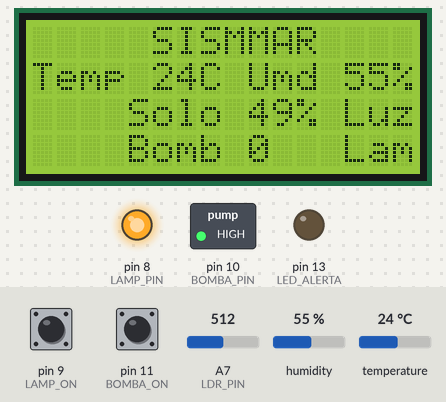
A sketch run on a simulated Arduino Nano, built with avr-gcc and run on an emulated ATmega328P. Shown: 16×4 character LCD, switched loads named in the sketch (green lamp = pin HIGH), output pins drawn as LEDs (lit = HIGH). Dashed ring = blinking. The inputs (shaded band) are chosen by the test bench; at power-on: pin 11 (BOMBA_ON) HIGH, pin 9 (LAMP_ON) HIGH, A7 (LDR_PIN) = 512, humidity 55 %, temperature 24 °C. Pins used as bus, display or sensor lines are not drawn; what the sketch prints to the serial monitor is not drawn.

Above: at 2.7 s.
2.8 s: pin 11 (BOMBA_ON) pulled LOW for 1 s
At 4.3 s:
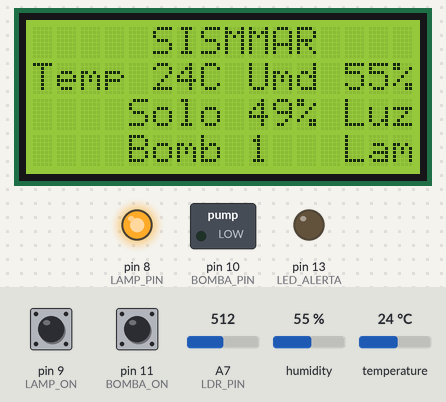
5.3 s: pin 9 (LAMP_ON) pulled LOW for 1 s
At 5.63 s:
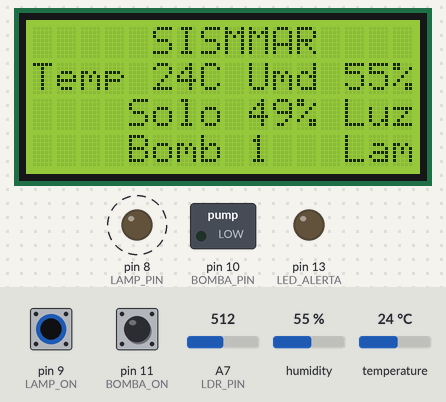
7.8 s: pin 9 (LAMP_ON) pulled LOW for 0.15 s
At 8.7 s:
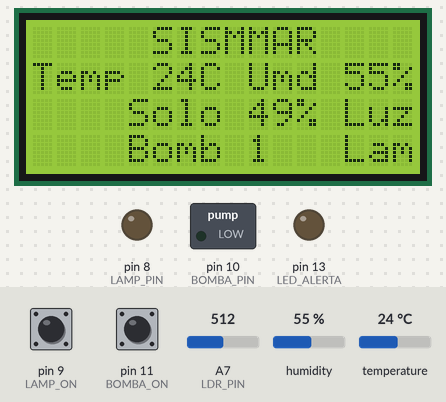
9.5 s: pin 11 (BOMBA_ON) pulled LOW for 0.15 s
At 10.3 s:
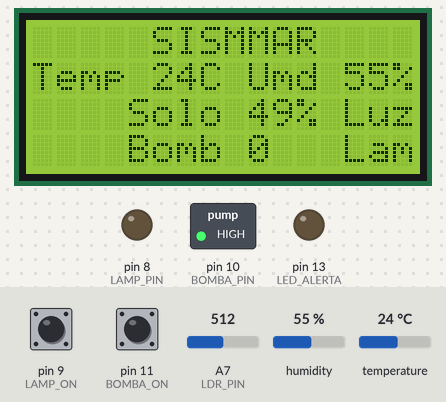
11.1 s: pin 11 (BOMBA_ON) pulled LOW for 3.2 s
At 11.57 s:
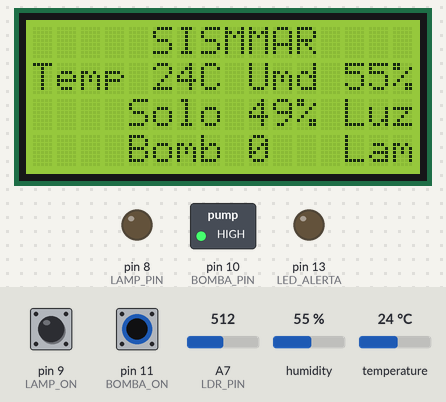
Timing chart, 0 to 15.7 s (numbered marks = the images above; inputs shaded):
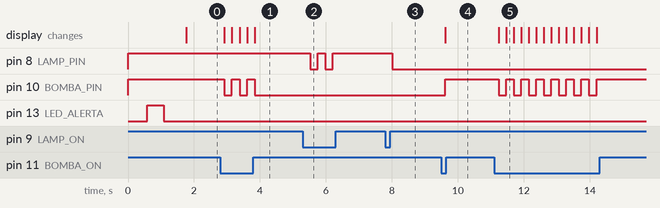

The sketch:

SISMMAR-5-Estacao-Local-Teste.ino
```cpp
/****************************************************************
 * Estação LOcal - Sensores e Atuadores
 *       Sesor DHT11 sensor (Pino D5) para ler temperatura e umidade do ar
 *       LDR (Pino A7) usado como sensor de luminisidade => 0% (escuridão) a 100% (claridade)
 *       Sensor de Unidade de Sol em % (Pino A0). VCC conectado no Pino D7 e GND no D6
 *       Atuadores: Bomba/LED Vermelho (Pino 10) e Lampada (Pino D8)
 *       2 botões para ativação local da bomba (Pino D11) e da Lampada (Pino D9)
 *       I2C LCD 16x4 para monitoramento local (SDA => Pino A4 e SCL => Pino A5)
 * Denisson Silva - 15 de março de 2021
 ****************************************************************/

//Biblioteca Sensor DHT
#include <DHT.h>

//Bibliotecas do LCD I2C
#include <Wire.h>
#include <LiquidCrystal_I2C.h>

//Definição dos sensores
#define DHTPIN 5          //Pino de dados DHT conectado ao pino 5 do Arduino
#define DHTTYPE DHT11     //DHT 11 (se o seu sensor for o DHT 22 use #define DHTTYPE DHT22)
#define LDR_PIN A7        //usado para entrada do sensor de luminosidade
#define UMD_SOLO_PIN A0   //usado para entrada do sensor de umidade do solo
#define SUS_VCC 7         //usado para Fonte de Alimentação(VCC)do sensor de umidade do solo
#define SUS_GND 6         //usado para terra (GND)do sensor de umidade do solo

//Atuadores: Botões e LEDs
#define BOMBA_ON 11   //push-button
#define BOMBA_PIN 10
#define LAMP_ON 9     //push-button
#define LAMP_PIN 8
#define LED_ALERTA 13 //LED de alerta

//Variáveis usadas pelos sensores
int tempDHT;
int umdDHT;
int lumin;
int umdSolo;

//Variáveis usadas pelos Atuadores
boolean bombaStatus = 0;
boolean lampStatus = 0;

//Variáveis usadas como temporizadores
long intervaloTempo = 300; //Define o intervalo de tempo em segundos ( 5 min) para ler os sensores
long inicioTempo = 0;
long tempoDecorrido = 0;

//Inicializa o sensor DHT
DHT dht(DHTPIN, DHTTYPE);
//Initializa LCD I2C
LiquidCrystal_I2C lcd(0x27,2,1,0,4,5,6,7,3, POSITIVE); //Define o endereço do LCD para 0x27, display de 16x4
                                                       //Use scanner I2C para confirmar o endereço
void setup(){
    pinMode(BOMBA_PIN, OUTPUT);
    pinMode(LAMP_PIN, OUTPUT);
    pinMode(LED_ALERTA, OUTPUT);
    pinMode(BOMBA_ON, INPUT_PULLUP); //push-button
    pinMode(LAMP_ON, INPUT_PULLUP); //push-button
    pinMode(SUS_VCC,OUTPUT);
    pinMode(SUS_GND,OUTPUT);
    digitalWrite(BOMBA_PIN, HIGH);
    digitalWrite(LAMP_PIN, HIGH);
    Serial.begin(9600);
    Serial.println("ArduFarmBot Local Station Test");
    dht.begin();
    lcd.begin(16,4);
    lerSensores(); //Leitura inicial
    inicioTempo = millis(); //Inicia o relógio do programa
}

void loop(){
    //Inicia contador de tempo para medições
    tempoDecorrido = millis() - inicioTempo;
    lerCmdoLocal(); //Lê o status do botão local
    printDadosLCD();
    if (tempoDecorrido > (intervaloTempo*1000)){
        lerSensores();
        printDadosMonSerial();
        inicioTempo = millis();
    }
}

/****************************************************************
* Lê os comandos locais (os botões Bomba e Lâmpada são normalmente "HIGH")
****************************************************************/
void lerCmdoLocal(){
    int digiValor = debounce(BOMBA_ON);
    if (!digiValor){
        bombaStatus = !bombaStatus;
        printDadosLCD();
        aplicaCmdo();
    }
    digiValor = debounce(LAMP_ON);
    if (!digiValor){
        lampStatus = !lampStatus;
        printDadosLCD();
        aplicaCmdo();
    }
}

/***************************************************
* Recebe os comandos e ações dos atuadores
****************************************************/
void aplicaCmdo(){
    if (bombaStatus == 0)
        digitalWrite(BOMBA_PIN, HIGH);
    if (bombaStatus == 1)
        digitalWrite(BOMBA_PIN, LOW);
    if (lampStatus == 0)
        digitalWrite(LAMP_PIN, HIGH);
    if (lampStatus == 1)
        digitalWrite(LAMP_PIN, LOW);
}

/***************************************************
* Lê os dados captados pelos sensores
****************************************************/
void lerSensores(void){
    tempDHT = dht.readTemperature();   //Lê os valores de temperatura e umidade do sensor DHT
    umdDHT = dht.readHumidity();
    lumin = capLumin(LDR_PIN);
    umdSolo = capUmdSolo();
}

/***************************************************
* Captura dados de luminosidade, 0% escuro total a 100% luz total
****************************************************/
int capLumin(int analogPin){
    int analogValor = 0;
    for(int i = 0; i < 10; i++){ //Lê o sensor 10 vezes para obter a média aritmetica
        analogValor += analogRead(analogPin);
        delay(50);
    }
    analogValor = analogValor/10; //Luz abaixo de 300: Escuro. Acima de 800: Claro.
    analogValor = map(analogValor, 1023, 0, 0, 100); //LDR escuro: 0% => claro: 100%
    return analogValor;
}

/***************************************************
* Captura dados do sensor de umidade do solo
****************************************************/
int capUmdSolo(){
    int i = 0;
    int analogValor = 0;
    for(i = 0; i < 1; i++){ //Leia o sensor "i" vezes e obter a média aritmetica
        digitalWrite(LED_ALERTA, HIGH);
        digitalWrite(SUS_VCC,LOW);   //Conduz a corrente através do sensor em uma direção
        digitalWrite(SUS_GND,HIGH);
        delay(500);   //Aguarda meio segundo para que os efeitos de capacitância se acomodem
        analogValor += analogRead(UMD_SOLO_PIN);
        digitalWrite(LED_ALERTA, LOW);
        digitalWrite(SUS_VCC,HIGH);   //Reverte a corrente elétrica
        digitalWrite(SUS_GND,LOW);
        delay(500);
        digitalWrite(SUS_VCC,LOW);   //Para a corrente elétrica
    }
    digitalWrite(SUS_VCC,LOW);   //Para a corrente elétrica
    analogValor = analogValor/(i);
    analogValor = map(analogValor, 1015, 3, 0, 100); //1015: 0 (no ar) => 003: 100% (colocando um curto-circuito)
    Serial.println (analogValor);
    return analogValor;
}

/***************************************************
* Mostra dados capturados no Monitor Serial
****************************************************/
void printDadosMonSerial(void){
    Serial.print("   Temp DHT ==> ");
    Serial.print(tempDHT);
    Serial.print("oC  Hum DHT ==> ");
    Serial.print(umdDHT);
    Serial.print("%  Luminosity ==> ");
    Serial.print(lumin);
    Serial.print("%  Soil Moisture ==> ");
    Serial.print(umdSolo);
    Serial.print("%  Pump: ");
    Serial.print(bombaStatus);
    Serial.print("    Lamp: ");
    Serial.println(lampStatus);
}

/***************************************************
* Mostra dados capturados LCD I2C
****************************************************/
void printDadosLCD(void){
    lcd.setCursor (5,0); lcd.print("SISMMAR"); //1a linha
    lcd.setCursor (0,1); lcd.print("Temp "); lcd.print(tempDHT); //2a linha
    lcd.print("C Umd "); lcd.print(umdDHT); lcd.print("%");
    lcd.setCursor (0,2); lcd.print("Solo "); lcd.print(umdSolo); lcd.print("%"); //3a linha
    lcd.print(" Luz "); lcd.print(lumin); lcd.print("%");
    lcd.setCursor (0,3); lcd.print("Bomb "); lcd.print(bombaStatus); //4a linha
    lcd.print("   Lamp "); lcd.print(lampStatus);
}

/***************************************************
* Debouncing de push-button
****************************************************/
boolean debounce(int pin){
    boolean estado;
    boolean previaEstado;
    const int debounceDelay = 60;
    previaEstado = digitalRead(pin);
    for(int cont = 0; cont < debounceDelay; cont++){
        delay(1);
        estado = digitalRead(pin);
        if(estado != previaEstado){
            cont =0;
            previaEstado = estado;
        }
    }
    return estado;
}
```

Measured:
- after the input at 2.8 s, pin 10 (BOMBA_PIN): alternates HIGH for 0.23 s and LOW for 0.23 s, 5 changes in all, then stays LOW, starting after 0.12 s; the display: changes after 0.12 s (image 1)
- after the input at 5.3 s, pin 8 (LAMP_PIN): alternates HIGH for 0.23 s and LOW for 0.23 s, 4 changes in all, then stays HIGH, starting after 0.22 s
- after the input at 7.8 s, pin 8 (LAMP_PIN): HIGH → LOW after 0.20 s
- after the input at 9.5 s, pin 10 (BOMBA_PIN): LOW → HIGH after 0.11 s; the display: changes after 0.11 s (image 4)
- after the input at 11.1 s, pin 10 (BOMBA_PIN): alternates HIGH for 0.23 s and LOW for 0.23 s, 14 changes in all, then stays HIGH, starting after 0.14 s; the display: first changes after 0.14 s (image 5 shows a later state)
